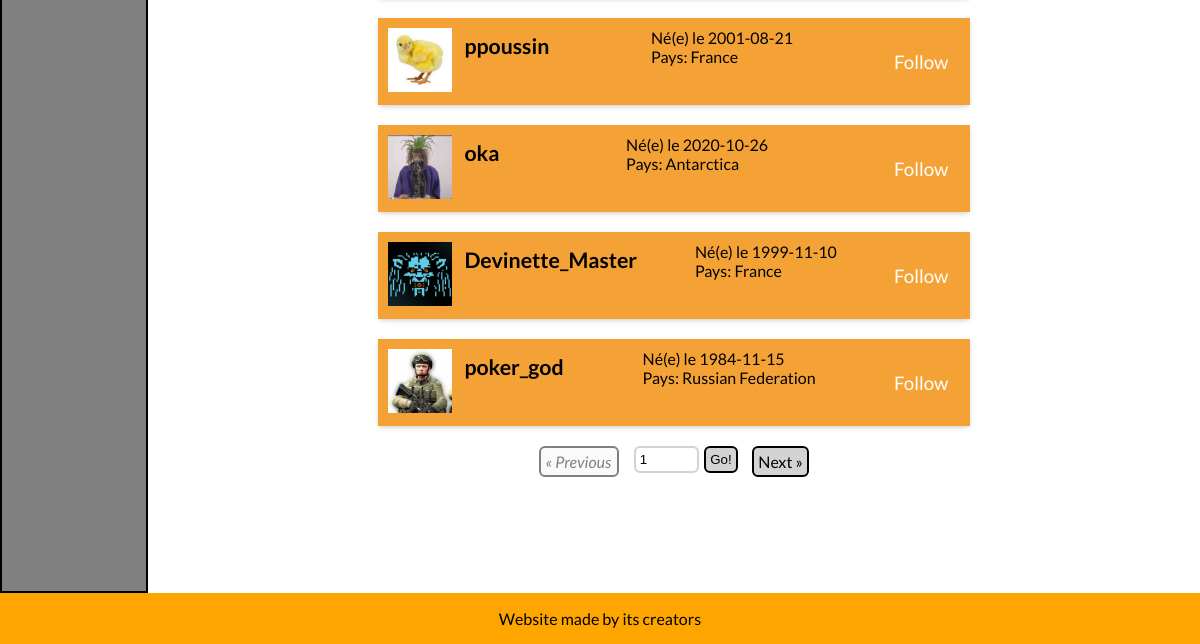
/pages/list_users.php (lower part), run on an earlier commit of the app's database.
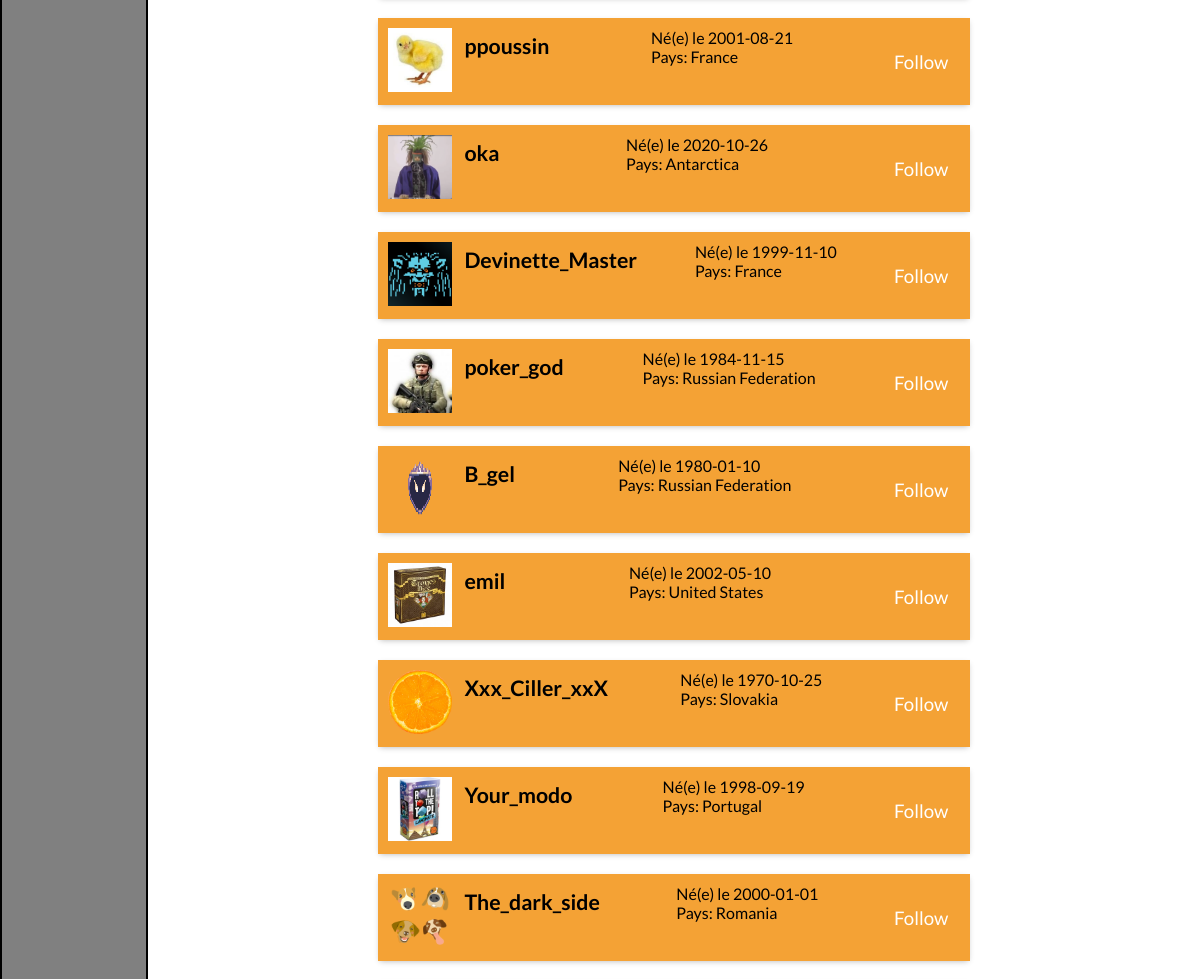
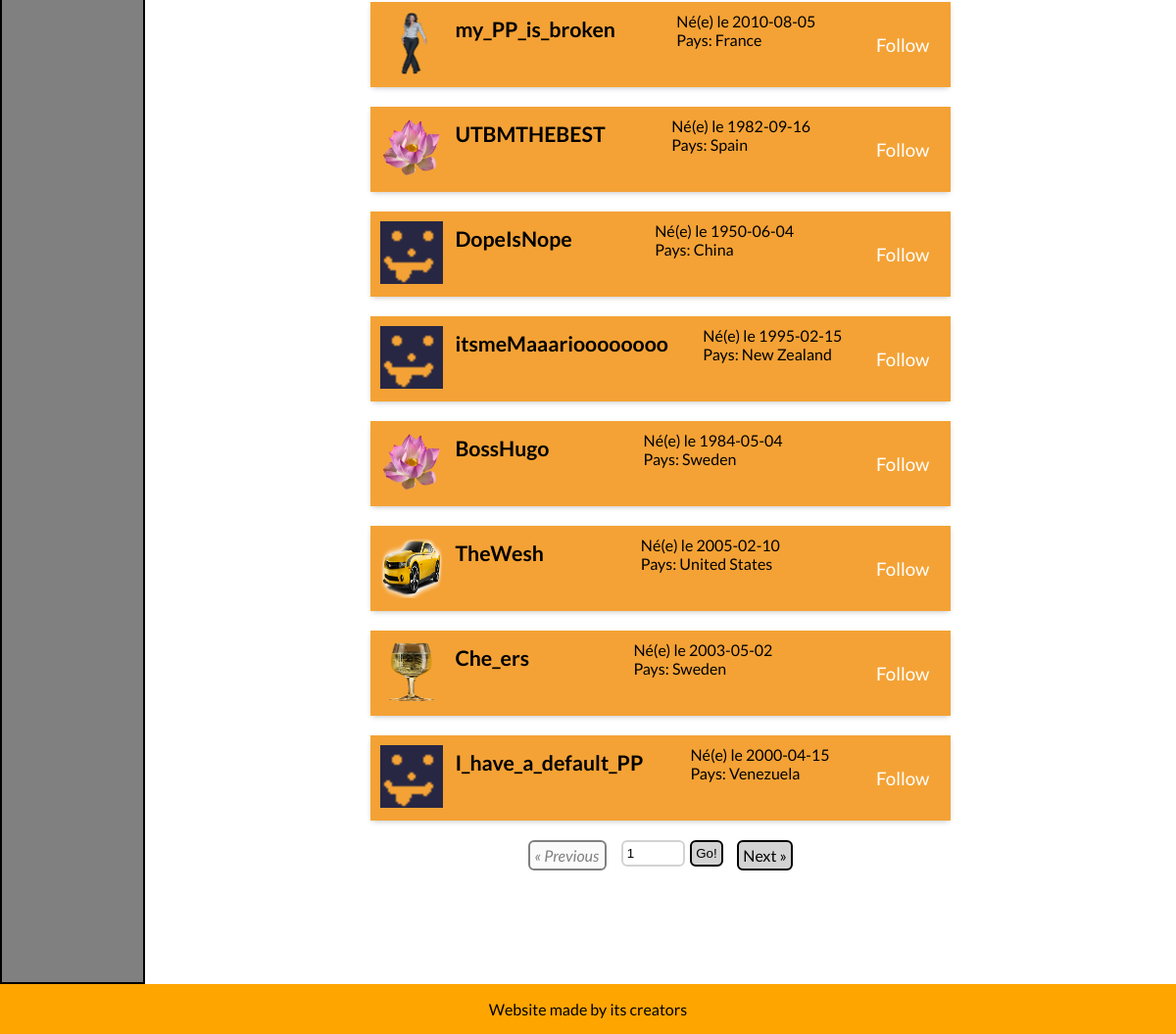
And on a later commit of the database (2 pictures, top to bottom).
### tables this page shows
CREATE TABLE `user` (
  `id` int(11) NOT NULL,
  `pseudonym` varchar(255) NOT NULL,
  `email` varchar(255) NOT NULL,
  `password` varchar(255) NOT NULL,
  `profile_picture` int(1) DEFAULT NULL,
  `country` int(11) DEFAULT NULL,
  `birthdate` date DEFAULT NULL,
  `date_account_creation` datetime NOT NULL DEFAULT current_timestamp()
);

CREATE TABLE `country` (
  `id` int(11) NOT NULL,
  `country_name` varchar(255) NOT NULL
);

### lib/prelude.php (called while the page is built, shortened)
<?php
$users_page_length = 20;
$bdd = new PDO("mysql:host=$db_host;dbname=$db_name;charset=utf8", "$db_username", "$db_password");
$current_user = NULL;
include_once("player.php");
include_once("page_selector.php");
?>

### lib/player.php (the view, shortened to what this page needs)
<?php
class Player {
  public $id = 0;
  public $username = null;
  public $birth_date = 0;
  public $country = null;
  public $has_profile_picture = null;
  public $followed = false;
  public function __construct(
    $id = 0,
    $username = null,
    $birth_date = 0,
    $country = null,
    $hashed_password = "",
    $has_profile_picture = false,
    $followed = false
  ) {
    $this->id = $id;
    $this->birth_date = $birth_date;
    $this->username = $username;
    $this->country = $country;
    $this->has_profile_picture = $has_profile_picture;
    $this->followed = $followed;
  }
  public function draw_card() {
    ?>
    <article class="player-profile">
      <div class="picture-and-nickname">
        <?php if ($this->has_profile_picture) { ?>
          <a href="/images/user/<?php echo $this->id; ?>.png">
            <img src="/images/user/<?php echo $this->id; ?>.png" alt="PP" />
          </a>
        <?php } else { ?>
          <a href="/images/user-default.png">
            <img src="/images/user-default.png" alt="PP" />
          </a>
        <?php } ?>
        <a href="/user.php?id=<?php echo $this->id; ?>" class="nickname"><?php echo $this->username; ?></a>
      </div>
      <div class="profile-info">
        <span>
          Né(e) le <?php echo $this->birth_date; ?>
        </span>
        <span>
          Pays: <?php echo $this->country; ?>
        </span>
      </div>
      <label class="follow">
        <button type="button" onclick="follow(<?php echo $this->id; ?>, this);" <?php
          if ($this->followed) {
            ?>
            class="followed">Unfollow
            <?php
          } else {
            ?>
            >Follow
            <?php
          }
          ?>
          </button>
      </label>
    </article>
    <?php
  }
}
function find_player_by($trait, $value) {
  global $bdd;
  global $current_user;
  $req = $bdd->prepare("SELECT pseudonym, id, birthdate, country, password, profile_picture FROM user WHERE $trait = ?;");
  if ($req->execute([$value]) && ($res = $req->fetch())) {
    $country_req = $bdd->prepare("SELECT country_name FROM country WHERE id = ?");
    $followed_req = $bdd->prepare("SELECT * FROM follows WHERE id_user = ? AND id_friend = ?;");
    if ($country_req->execute([$res["country"]])) {
      $country_res = $country_req->fetch()["country_name"];
    } else {
      $country_res = "Unknown";
    }
    if ($current_user != NULL && $followed_req->execute([$current_user->id, $res["id"]])) {
      $followed = !!$followed_req->fetch();
    } else {
      $followed = false;
    }
    return new Player($res["id"], $res["pseudonym"], $res["birthdate"], $country_res, $res["password"], !!$res["profile_picture"], $followed);
  } else {
    return false;
  }
}
function find_player_by_id($id) {
  return find_player_by("id", $id);
}
?>

### pages/list_users.php (shortened to what this page needs)
<?php
$PAGE_HEAD = "<link rel=\"stylesheet\" href=\"/css/list_users.css\" />";
include_once("../lib/head.php");
include_once ("../lib/player.php");
$search_sql = "";
$search_terms = [];
if (isset($_GET["p"]) && is_numeric($_GET["p"]) && $_GET["p"] > 0 && $_GET["p"] == round($_GET["p"], 0)) {
  $page = (int)$_GET["p"] - 1;
} else {
  $page = 0;
}
if (isset($_GET["following"]) && $current_user) {
  $query_sql = "SELECT id FROM user INNER JOIN follows ON follows.id_user = :current_user_id AND follows.id_friend = user.id";
  $search_terms["current_user_id"] = $current_user->id;
} else if (isset($_GET["followers"]) && $current_user) {
  $query_sql = "SELECT id FROM user INNER JOIN follows ON follows.id_friend = :current_user_id AND follows.id_user = user.id";
  $search_terms["current_user_id"] = $current_user->id;
} else {
  $query_sql = "SELECT id FROM user";
}
$sql = "$query_sql $search_sql GROUP BY user.id ORDER BY user.id LIMIT " . ($page * $users_page_length) . ", $users_page_length;";
$req = $bdd->prepare($sql);
$search_res = [];
if ($req->execute($search_terms)) {
  while ($res = $req->fetch()) {
    $search_res[] = find_player_by_id($res["id"]);
  }
} else {
  echo "There was an error while trying to list users!";
  echo var_dump($req->errorInfo());
}
?>
<section class="profiles card-list">
  <?php
  foreach ($search_res as $player) {
    $player->draw_card();
  }
  ?>
</section>
<?php
include_once("../lib/tail.php");
?>

What changed in the data, as far as the page shows it:
added user: shows a picture, pseudonym "B_gel", birthdate "1980-01-10", country.country_name "Russian Federation"
added user: shows a picture, pseudonym "emil", birthdate "2002-05-10", country.country_name "United States"
added user: shows a picture, pseudonym "Xxx_Ciller_xxX", birthdate "1970-10-25", country.country_name "Slovakia"
added user: shows a picture, pseudonym "Your_modo", birthdate "1998-09-19", country.country_name "Portugal"
added user: shows a picture, pseudonym "The_dark_side", birthdate "2000-01-01", country.country_name "Romania"
added user: shows a picture, pseudonym "my_PP_is_broken", birthdate "2010-08-05", country.country_name "France"
added user: pseudonym "UTBMTHEBEST", birthdate "1982-09-16", country.country_name "Spain"
added user: pseudonym "DopeIsNope", birthdate "1950-06-04", country.country_name "China"
added user: pseudonym "itsmeMaaarioooooooo", birthdate "1995-02-15", country.country_name "New Zealand"
added user: pseudonym "BossHugo", birthdate "1984-05-04", country.country_name "Sweden"
added user: shows a picture, pseudonym "TheWesh", birthdate "2005-02-10", country.country_name "United States"
added user: shows a picture, pseudonym "Che_ers", birthdate "2003-05-02", country.country_name "Sweden"
added user: pseudonym "I_have_a_default_PP", birthdate "2000-04-15", country.country_name "Venezuela"
